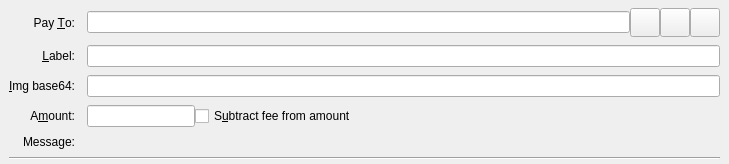
<?xml version="1.0" encoding="UTF-8"?>
<ui version="4.0">
 <class>SendCoinsEntry</class>
 <widget class="QStackedWidget" name="SendCoinsEntry">
  <property name="geometry">
   <rect>
    <x>0</x>
    <y>0</y>
    <width>729</width>
    <height>160</height>
   </rect>
  </property>
  <property name="focusPolicy">
   <enum>Qt::TabFocus</enum>
  </property>
  <property name="autoFillBackground">
   <bool>false</bool>
  </property>
  <widget class="QFrame" name="SendCoins">
   <property name="toolTip">
    <string>This is a normal payment.</string>
   </property>
   <property name="frameShape">
    <enum>QFrame::NoFrame</enum>
   </property>
   <layout class="QGridLayout" name="gridLayout">
    <property name="topMargin">
     <number>8</number>
    </property>
    <property name="bottomMargin">
     <number>4</number>
    </property>
    <property name="horizontalSpacing">
     <number>12</number>
    </property>
    <property name="verticalSpacing">
     <number>8</number>
    </property>
    <item row="0" column="0">
     <widget class="QLabel" name="payToLabel">
      <property name="text">
       <string>Pay &amp;To:</string>
      </property>
      <property name="alignment">
       <set>Qt::AlignRight|Qt::AlignTrailing|Qt::AlignVCenter</set>
      </property>
      <property name="buddy">
       <cstring>payTo</cstring>
      </property>
     </widget>
    </item>
    <item row="0" column="1">
     <layout class="QHBoxLayout" name="payToLayout">
      <property name="spacing">
       <number>0</number>
      </property>
      <item>
       <widget class="QValidatedLineEdit" name="payTo">
        <property name="toolTip">
         <string>The IMG address to send the payment to</string>
        </property>
       </widget>
      </item>
      <item>
       <widget class="QToolButton" name="addressBookButton">
        <property name="toolTip">
         <string>Choose previously used address</string>
        </property>
        <property name="text">
         <string/>
        </property>
        <property name="iconSize">
         <size>
          <width>22</width>
          <height>22</height>
         </size>
        </property>
        <property name="shortcut">
         <string>Alt+A</string>
        </property>
       </widget>
      </item>
      <item>
       <widget class="QToolButton" name="pasteButton">
        <property name="toolTip">
         <string>Paste address from clipboard</string>
        </property>
        <property name="text">
         <string/>
        </property>
        <property name="iconSize">
         <size>
          <width>22</width>
          <height>22</height>
         </size>
        </property>
        <property name="shortcut">
         <string>Alt+P</string>
        </property>
       </widget>
      </item>
      <item>
       <widget class="QToolButton" name="deleteButton">
        <property name="toolTip">
         <string>Remove this entry</string>
        </property>
        <property name="text">
         <string/>
        </property>
        <property name="iconSize">
         <size>
          <width>22</width>
          <height>22</height>
         </size>
        </property>
       </widget>
      </item>
     </layout>
    </item>
    <item row="1" column="0">
     <widget class="QLabel" name="labellLabel">
      <property name="text">
       <string>&amp;Label:</string>
      </property>
      <property name="alignment">
       <set>Qt::AlignRight|Qt::AlignTrailing|Qt::AlignVCenter</set>
      </property>
      <property name="buddy">
       <cstring>addAsLabel</cstring>
      </property>
     </widget>
    </item>
    <item row="1" column="1">
     <widget class="QLineEdit" name="addAsLabel">
      <property name="toolTip">
       <string>Enter a label for this address to add it to the list of used addresses</string>
      </property>
     </widget>
    </item>
    <item row="2" column="0">
     <widget class="QLabel" name="Labelimgbase64">
      <property name="text">
       <string>&amp;Img base64:</string>
      </property>
      <property name="alignment">
       <set>Qt::AlignRight|Qt::AlignTrailing|Qt::AlignVCenter</set>
      </property>
      <property name="buddy">
       <cstring>Imgbase64Label</cstring>
      </property>
     </widget>
    </item>
    <item row="2" column="1">
     <widget class="QLineEdit" name="Imgbase64Label">
      <property name="toolTip">
       <string>Enter a Image base 64 for this tx.</string>
      </property>
     </widget>
    </item>
    <item row="3" column="0">
     <widget class="QLabel" name="amountLabel">
      <property name="text">
       <string>A&amp;mount:</string>
      </property>
      <property name="alignment">
       <set>Qt::AlignRight|Qt::AlignTrailing|Qt::AlignVCenter</set>
      </property>
      <property name="buddy">
       <cstring>payAmount</cstring>
      </property>
     </widget>
    </item>
    <item row="3" column="1">
     <layout class="QHBoxLayout" name="horizontalLayoutAmount" stretch="0,1">
      <item>
       <widget class="BitcoinAmountField" name="payAmount"/>
      </item>
      <item>
       <widget class="QCheckBox" name="checkboxSubtractFeeFromAmount">
        <property name="toolTip">
         <string>The fee will be deducted from the amount being sent. The recipient will receive a lower amount of Dash than you enter in the amount field. If multiple recipients are selected, the fee is split equally.</string>
        </property>
        <property name="text">
         <string>S&amp;ubtract fee from amount</string>
        </property>
       </widget>
      </item>
     </layout>
    </item>
    <item row="4" column="0">
     <widget class="QLabel" name="messageLabel">
      <property name="text">
       <string>Message:</string>
      </property>
      <property name="alignment">
       <set>Qt::AlignRight|Qt::AlignTrailing|Qt::AlignVCenter</set>
      </property>
     </widget>
    </item>
    <item row="4" column="1">
     <widget class="QLabel" name="messageTextLabel">
      <property name="toolTip">
       <string>A message that was attached to the dash: URI which will be stored with the transaction for your reference. Note: This message will not be sent over the Dash network.</string>
      </property>
      <property name="textFormat">
       <enum>Qt::PlainText</enum>
      </property>
     </widget>
    </item>
    <item row="5" column="0" colspan="2">
     <widget class="Line" name="line">
      <property name="orientation">
       <enum>Qt::Horizontal</enum>
      </property>
     </widget>
    </item>
   </layout>
  </widget>
  <widget class="QFrame" name="SendCoins_UnauthenticatedPaymentRequest">
   <property name="palette">
    <palette>
     <active>
      <colorrole role="WindowText">
       <brush brushstyle="SolidPattern">
        <color alpha="255">
         <red>0</red>
         <green>0</green>
         <blue>0</blue>
        </color>
       </brush>
      </colorrole>
      <colorrole role="Button">
       <brush brushstyle="SolidPattern">
        <color alpha="255">
         <red>255</red>
         <green>255</green>
         <blue>127</blue>
        </color>
       </brush>
      </colorrole>
      <colorrole role="Light">
       <brush brushstyle="SolidPattern">
        <color alpha="255">
         <red>255</red>
         <green>255</green>
         <blue>255</blue>
        </color>
       </brush>
      </colorrole>
      <colorrole role="Midlight">
       <brush brushstyle="SolidPattern">
        <color alpha="255">
         <red>255</red>
         <green>255</green>
         <blue>191</blue>
        </color>
       </brush>
      </colorrole>
      <colorrole role="Dark">
       <brush brushstyle="SolidPattern">
        <color alpha="255">
         <red>127</red>
         <green>127</green>
         <blue>63</blue>
        </color>
       </brush>
      </colorrole>
      <colorrole role="Mid">
       <brush brushstyle="SolidPattern">
        <color alpha="255">
         <red>170</red>
         <green>170</green>
         <blue>84</blue>
        </color>
       </brush>
      </colorrole>
      <colorrole role="Text">
       <brush brushstyle="SolidPattern">
        <color alpha="255">
         <red>0</red>
         <green>0</green>
         <blue>0</blue>
        </color>
       </brush>
      </colorrole>
      <colorrole role="BrightText">
       <brush brushstyle="SolidPattern">
        <color alpha="255">
         <red>255</red>
         <green>255</green>
         <blue>255</blue>
        </color>
       </brush>
      </colorrole>
      <colorrole role="ButtonText">
       <brush brushstyle="SolidPattern">
        <color alpha="255">
         <red>0</red>
         <green>0</green>
         <blue>0</blue>
        </color>
       </brush>
      </colorrole>
      <colorrole role="Base">
       <brush brushstyle="SolidPattern">
        <color alpha="255">
         <red>255</red>
         <green>255</green>
         <blue>255</blue>
        </color>
       </brush>
      </colorrole>
      <colorrole role="Window">
       <brush brushstyle="SolidPattern">
        <color alpha="255">
         <red>255</red>
         <green>255</green>
         <blue>127</blue>
        </color>
       </brush>
      </colorrole>
      <colorrole role="Shadow">
       <brush brushstyle="SolidPattern">
        <color alpha="255">
         <red>0</red>
         <green>0</green>
         <blue>0</blue>
        </color>
       </brush>
      </colorrole>
      <colorrole role="AlternateBase">
       <brush brushstyle="SolidPattern">
        <color alpha="255">
         <red>255</red>
         <green>255</green>
         <blue>191</blue>
        </color>
       </brush>
      </colorrole>
      <colorrole role="ToolTipBase">
       <brush brushstyle="SolidPattern">
        <color alpha="255">
         <red>255</red>
         <green>255</green>
         <blue>220</blue>
        </color>
       </brush>
      </colorrole>
      <colorrole role="ToolTipText">
       <brush brushstyle="SolidPattern">
        <color alpha="255">
         <red>0</red>
         <green>0</green>
         <blue>0</blue>
        </color>
       </brush>
      </colorrole>
     </active>
     <inactive>
      <colorrole role="WindowText">
       <brush brushstyle="SolidPattern">
        <color alpha="255">
         <red>0</red>
         <green>0</green>
         <blue>0</blue>
        </color>
       </brush>
      </colorrole>
      <colorrole role="Button">
       <brush brushstyle="SolidPattern">
        <color alpha="255">
         <red>255</red>
         <green>255</green>
         <blue>127</blue>
        </color>
       </brush>
      </colorrole>
      <colorrole role="Light">
       <brush brushstyle="SolidPattern">
        <color alpha="255">
         <red>255</red>
         <green>255</green>
         <blue>255</blue>
        </color>
       </brush>
      </colorrole>
      <colorrole role="Midlight">
       <brush brushstyle="SolidPattern">
        <color alpha="255">
         <red>255</red>
         <green>255</green>
         <blue>191</blue>
        </color>
       </brush>
      </colorrole>
      <colorrole role="Dark">
       <brush brushstyle="SolidPattern">
        <color alpha="255">
         <red>127</red>
         <green>127</green>
         <blue>63</blue>
        </color>
       </brush>
      </colorrole>
      <colorrole role="Mid">
       <brush brushstyle="SolidPattern">
        <color alpha="255">
         <red>170</red>
         <green>170</green>
         <blue>84</blue>
        </color>
       </brush>
      </colorrole>
      <colorrole role="Text">
       <brush brushstyle="SolidPattern">
        <color alpha="255">
         <red>0</red>
         <green>0</green>
         <blue>0</blue>
        </color>
       </brush>
      </colorrole>
      <colorrole role="BrightText">
       <brush brushstyle="SolidPattern">
        <color alpha="255">
         <red>255</red>
         <green>255</green>
         <blue>255</blue>
        </color>
       </brush>
      </colorrole>
      <colorrole role="ButtonText">
       <brush brushstyle="SolidPattern">
        <color alpha="255">
         <red>0</red>
         <green>0</green>
         <blue>0</blue>
        </color>
       </brush>
      </colorrole>
      <colorrole role="Base">
       <brush brushstyle="SolidPattern">
        <color alpha="255">
         <red>255</red>
         <green>255</green>
         <blue>255</blue>
        </color>
       </brush>
      </colorrole>
      <colorrole role="Window">
       <brush brushstyle="SolidPattern">
        <color alpha="255">
         <red>255</red>
         <green>255</green>
         <blue>127</blue>
        </color>
       </brush>
      </colorrole>
      <colorrole role="Shadow">
       <brush brushstyle="SolidPattern">
        <color alpha="255">
         <red>0</red>
         <green>0</green>
         <blue>0</blue>
        </color>
       </brush>
      </colorrole>
      <colorrole role="AlternateBase">
       <brush brushstyle="SolidPattern">
        <color alpha="255">
         <red>255</red>
         <green>255</green>
         <blue>191</blue>
        </color>
       </brush>
      </colorrole>
      <colorrole role="ToolTipBase">
       <brush brushstyle="SolidPattern">
        <color alpha="255">
         <red>255</red>
         <green>255</green>
         <blue>220</blue>
        </color>
       </brush>
      </colorrole>
      <colorrole role="ToolTipText">
       <brush brushstyle="SolidPattern">
        <color alpha="255">
         <red>0</red>
         <green>0</green>
         <blue>0</blue>
        </color>
       </brush>
      </colorrole>
     </inactive>
     <disabled>
      <colorrole role="WindowText">
       <brush brushstyle="SolidPattern">
        <color alpha="255">
         <red>127</red>
         <green>127</green>
         <blue>63</blue>
        </color>
       </brush>
      </colorrole>
      <colorrole role="Button">
       <brush brushstyle="SolidPattern">
        <color alpha="255">
         <red>255</red>
         <green>255</green>
         <blue>127</blue>
        </color>
       </brush>
      </colorrole>
      <colorrole role="Light">
       <brush brushstyle="SolidPattern">
        <color alpha="255">
         <red>255</red>
         <green>255</green>
         <blue>255</blue>
        </color>
       </brush>
      </colorrole>
      <colorrole role="Midlight">
       <brush brushstyle="SolidPattern">
        <color alpha="255">
         <red>255</red>
         <green>255</green>
         <blue>191</blue>
        </color>
       </brush>
      </colorrole>
      <colorrole role="Dark">
       <brush brushstyle="SolidPattern">
        <color alpha="255">
         <red>127</red>
         <green>127</green>
         <blue>63</blue>
        </color>
       </brush>
      </colorrole>
      <colorrole role="Mid">
       <brush brushstyle="SolidPattern">
        <color alpha="255">
         <red>170</red>
         <green>170</green>
         <blue>84</blue>
        </color>
       </brush>
      </colorrole>
      <colorrole role="Text">
       <brush brushstyle="SolidPattern">
        <color alpha="255">
         <red>127</red>
         <green>127</green>
         <blue>63</blue>
        </color>
       </brush>
      </colorrole>
      <colorrole role="BrightText">
       <brush brushstyle="SolidPattern">
        <color alpha="255">
         <red>255</red>
         <green>255</green>
         <blue>255</blue>
        </color>
       </brush>
      </colorrole>
      <colorrole role="ButtonText">
       <brush brushstyle="SolidPattern">
        <color alpha="255">
         <red>127</red>
         <green>127</green>
         <blue>63</blue>
        </color>
       </brush>
      </colorrole>
      <colorrole role="Base">
       <brush brushstyle="SolidPattern">
        <color alpha="255">
         <red>255</red>
         <green>255</green>
         <blue>127</blue>
        </color>
       </brush>
      </colorrole>
      <colorrole role="Window">
       <brush brushstyle="SolidPattern">
        <color alpha="255">
         <red>255</red>
         <green>255</green>
         <blue>127</blue>
        </color>
       </brush>
      </colorrole>
      <colorrole role="Shadow">
       <brush brushstyle="SolidPattern">
        <color alpha="255">
         <red>0</red>
         <green>0</green>
         <blue>0</blue>
        </color>
       </brush>
      </colorrole>
      <colorrole role="AlternateBase">
       <brush brushstyle="SolidPattern">
        <color alpha="255">
         <red>255</red>
         <green>255</green>
         <blue>127</blue>
        </color>
       </brush>
      </colorrole>
      <colorrole role="ToolTipBase">
       <brush brushstyle="SolidPattern">
        <color alpha="255">
         <red>255</red>
         <green>255</green>
         <blue>220</blue>
        </color>
       </brush>
      </colorrole>
      <colorrole role="ToolTipText">
       <brush brushstyle="SolidPattern">
        <color alpha="255">
         <red>0</red>
         <green>0</green>
         <blue>0</blue>
        </color>
       </brush>
      </colorrole>
     </disabled>
    </palette>
   </property>
   <property name="toolTip">
    <string>This is an unauthenticated payment request.</string>
   </property>
   <property name="autoFillBackground">
    <bool>true</bool>
   </property>
   <property name="frameShape">
    <enum>QFrame::NoFrame</enum>
   </property>
   <layout class="QGridLayout" name="gridLayout_is">
    <property name="spacing">
     <number>12</number>
    </property>
    <item row="0" column="0">
     <widget class="QLabel" name="payToLabel_is">
      <property name="text">
       <string>Pay To:</string>
      </property>
      <property name="alignment">
       <set>Qt::AlignRight|Qt::AlignTrailing|Qt::AlignVCenter</set>
      </property>
     </widget>
    </item>
    <item row="0" column="1">
     <layout class="QHBoxLayout" name="payToLayout_is">
      <property name="spacing">
       <number>0</number>
      </property>
      <item>
       <widget class="QLabel" name="payTo_is"/>
      </item>
      <item>
       <widget class="QToolButton" name="deleteButton_is">
        <property name="toolTip">
         <string>Remove this entry</string>
        </property>
        <property name="text">
         <string/>
        </property>
       </widget>
      </item>
     </layout>
    </item>
    <item row="1" column="0">
     <widget class="QLabel" name="memoLabel_is">
      <property name="text">
       <string>Memo:</string>
      </property>
      <property name="alignment">
       <set>Qt::AlignRight|Qt::AlignTrailing|Qt::AlignVCenter</set>
      </property>
     </widget>
    </item>
    <item row="1" column="1">
     <widget class="QLabel" name="memoTextLabel_is">
      <property name="textFormat">
       <enum>Qt::PlainText</enum>
      </property>
     </widget>
    </item>
    <item row="2" column="0">
     <widget class="QLabel" name="amountLabel_is">
      <property name="text">
       <string>A&amp;mount:</string>
      </property>
      <property name="alignment">
       <set>Qt::AlignRight|Qt::AlignTrailing|Qt::AlignVCenter</set>
      </property>
      <property name="buddy">
       <cstring>payAmount_is</cstring>
      </property>
     </widget>
    </item>
    <item row="2" column="1">
     <widget class="BitcoinAmountField" name="payAmount_is">
      <property name="acceptDrops">
       <bool>false</bool>
      </property>
     </widget>
    </item>
   </layout>
  </widget>
  <widget class="QFrame" name="SendCoins_AuthenticatedPaymentRequest">
   <property name="palette">
    <palette>
     <active>
      <colorrole role="WindowText">
       <brush brushstyle="SolidPattern">
        <color alpha="255">
         <red>0</red>
         <green>0</green>
         <blue>0</blue>
        </color>
       </brush>
      </colorrole>
      <colorrole role="Button">
       <brush brushstyle="SolidPattern">
        <color alpha="255">
         <red>140</red>
         <green>232</green>
         <blue>119</blue>
        </color>
       </brush>
      </colorrole>
      <colorrole role="Light">
       <brush brushstyle="SolidPattern">
        <color alpha="255">
         <red>230</red>
         <green>255</green>
         <blue>224</blue>
        </color>
       </brush>
      </colorrole>
      <colorrole role="Midlight">
       <brush brushstyle="SolidPattern">
        <color alpha="255">
         <red>185</red>
         <green>243</green>
         <blue>171</blue>
        </color>
       </brush>
      </colorrole>
      <colorrole role="Dark">
       <brush brushstyle="SolidPattern">
        <color alpha="255">
         <red>70</red>
         <green>116</green>
         <blue>59</blue>
        </color>
       </brush>
      </colorrole>
      <colorrole role="Mid">
       <brush brushstyle="SolidPattern">
        <color alpha="255">
         <red>93</red>
         <green>155</green>
         <blue>79</blue>
        </color>
       </brush>
      </colorrole>
      <colorrole role="Text">
       <brush brushstyle="SolidPattern">
        <color alpha="255">
         <red>0</red>
         <green>0</green>
         <blue>0</blue>
        </color>
       </brush>
      </colorrole>
      <colorrole role="BrightText">
       <brush brushstyle="SolidPattern">
        <color alpha="255">
         <red>155</red>
         <green>255</green>
         <blue>147</blue>
        </color>
       </brush>
      </colorrole>
      <colorrole role="ButtonText">
       <brush brushstyle="SolidPattern">
        <color alpha="255">
         <red>0</red>
         <green>0</green>
         <blue>0</blue>
        </color>
       </brush>
      </colorrole>
      <colorrole role="Base">
       <brush brushstyle="SolidPattern">
        <color alpha="255">
         <red>119</red>
         <green>255</green>
         <blue>233</blue>
        </color>
       </brush>
      </colorrole>
      <colorrole role="Window">
       <brush brushstyle="SolidPattern">
        <color alpha="255">
         <red>140</red>
         <green>232</green>
         <blue>119</blue>
        </color>
       </brush>
      </colorrole>
      <colorrole role="Shadow">
       <brush brushstyle="SolidPattern">
        <color alpha="255">
         <red>0</red>
         <green>0</green>
         <blue>0</blue>
        </color>
       </brush>
      </colorrole>
      <colorrole role="AlternateBase">
       <brush brushstyle="SolidPattern">
        <color alpha="255">
         <red>197</red>
         <green>243</green>
         <blue>187</blue>
        </color>
       </brush>
      </colorrole>
      <colorrole role="NoRole">
       <brush brushstyle="SolidPattern">
        <color alpha="255">
         <red>125</red>
         <green>194</green>
         <blue>122</blue>
        </color>
       </brush>
      </colorrole>
      <colorrole role="ToolTipBase">
       <brush brushstyle="SolidPattern">
        <color alpha="255">
         <red>255</red>
         <green>255</green>
         <blue>220</blue>
        </color>
       </brush>
      </colorrole>
      <colorrole role="ToolTipText">
       <brush brushstyle="SolidPattern">
        <color alpha="255">
         <red>0</red>
         <green>0</green>
         <blue>0</blue>
        </color>
       </brush>
      </colorrole>
     </active>
     <inactive>
      <colorrole role="WindowText">
       <brush brushstyle="SolidPattern">
        <color alpha="255">
         <red>0</red>
         <green>0</green>
         <blue>0</blue>
        </color>
       </brush>
      </colorrole>
      <colorrole role="Button">
       <brush brushstyle="SolidPattern">
        <color alpha="255">
         <red>140</red>
         <green>232</green>
         <blue>119</blue>
        </color>
       </brush>
      </colorrole>
      <colorrole role="Light">
       <brush brushstyle="SolidPattern">
        <color alpha="255">
         <red>230</red>
         <green>255</green>
         <blue>224</blue>
        </color>
       </brush>
      </colorrole>
      <colorrole role="Midlight">
       <brush brushstyle="SolidPattern">
        <color alpha="255">
         <red>185</red>
         <green>243</green>
         <blue>171</blue>
        </color>
       </brush>
      </colorrole>
      <colorrole role="Dark">
       <brush brushstyle="SolidPattern">
        <color alpha="255">
         <red>70</red>
         <green>116</green>
         <blue>59</blue>
        </color>
       </brush>
      </colorrole>
      <colorrole role="Mid">
       <brush brushstyle="SolidPattern">
        <color alpha="255">
         <red>93</red>
         <green>155</green>
         <blue>79</blue>
        </color>
       </brush>
      </colorrole>
      <colorrole role="Text">
       <brush brushstyle="SolidPattern">
        <color alpha="255">
         <red>0</red>
         <green>0</green>
         <blue>0</blue>
        </color>
       </brush>
      </colorrole>
      <colorrole role="BrightText">
       <brush brushstyle="SolidPattern">
        <color alpha="255">
         <red>155</red>
         <green>255</green>
         <blue>147</blue>
        </color>
       </brush>
      </colorrole>
      <colorrole role="ButtonText">
       <brush brushstyle="SolidPattern">
        <color alpha="255">
         <red>0</red>
         <green>0</green>
         <blue>0</blue>
        </color>
       </brush>
      </colorrole>
      <colorrole role="Base">
       <brush brushstyle="SolidPattern">
        <color alpha="255">
         <red>119</red>
         <green>255</green>
         <blue>233</blue>
        </color>
       </brush>
      </colorrole>
      <colorrole role="Window">
       <brush brushstyle="SolidPattern">
        <color alpha="255">
         <red>140</red>
         <green>232</green>
         <blue>119</blue>
        </color>
       </brush>
      </colorrole>
      <colorrole role="Shadow">
       <brush brushstyle="SolidPattern">
        <color alpha="255">
         <red>0</red>
         <green>0</green>
         <blue>0</blue>
        </color>
       </brush>
      </colorrole>
      <colorrole role="AlternateBase">
       <brush brushstyle="SolidPattern">
        <color alpha="255">
         <red>197</red>
         <green>243</green>
         <blue>187</blue>
        </color>
       </brush>
      </colorrole>
      <colorrole role="NoRole">
       <brush brushstyle="SolidPattern">
        <color alpha="255">
         <red>125</red>
         <green>194</green>
         <blue>122</blue>
        </color>
       </brush>
      </colorrole>
      <colorrole role="ToolTipBase">
       <brush brushstyle="SolidPattern">
        <color alpha="255">
         <red>255</red>
         <green>255</green>
         <blue>220</blue>
        </color>
       </brush>
      </colorrole>
      <colorrole role="ToolTipText">
       <brush brushstyle="SolidPattern">
        <color alpha="255">
         <red>0</red>
         <green>0</green>
         <blue>0</blue>
        </color>
       </brush>
      </colorrole>
     </inactive>
     <disabled>
      <colorrole role="WindowText">
       <brush brushstyle="SolidPattern">
        <color alpha="255">
         <red>70</red>
         <green>116</green>
         <blue>59</blue>
        </color>
       </brush>
      </colorrole>
      <colorrole role="Button">
       <brush brushstyle="SolidPattern">
        <color alpha="255">
         <red>140</red>
         <green>232</green>
         <blue>119</blue>
        </color>
       </brush>
      </colorrole>
      <colorrole role="Light">
       <brush brushstyle="SolidPattern">
        <color alpha="255">
         <red>230</red>
         <green>255</green>
         <blue>224</blue>
        </color>
       </brush>
      </colorrole>
      <colorrole role="Midlight">
       <brush brushstyle="SolidPattern">
        <color alpha="255">
         <red>185</red>
         <green>243</green>
         <blue>171</blue>
        </color>
       </brush>
      </colorrole>
      <colorrole role="Dark">
       <brush brushstyle="SolidPattern">
        <color alpha="255">
         <red>70</red>
         <green>116</green>
         <blue>59</blue>
        </color>
       </brush>
      </colorrole>
      <colorrole role="Mid">
       <brush brushstyle="SolidPattern">
        <color alpha="255">
         <red>93</red>
         <green>155</green>
         <blue>79</blue>
        </color>
       </brush>
      </colorrole>
      <colorrole role="Text">
       <brush brushstyle="SolidPattern">
        <color alpha="255">
         <red>70</red>
         <green>116</green>
         <blue>59</blue>
        </color>
       </brush>
      </colorrole>
      <colorrole role="BrightText">
       <brush brushstyle="SolidPattern">
        <color alpha="255">
         <red>155</red>
         <green>255</green>
         <blue>147</blue>
        </color>
       </brush>
      </colorrole>
      <colorrole role="ButtonText">
       <brush brushstyle="SolidPattern">
        <color alpha="255">
         <red>70</red>
         <green>116</green>
         <blue>59</blue>
        </color>
       </brush>
      </colorrole>
      <colorrole role="Base">
       <brush brushstyle="SolidPattern">
        <color alpha="255">
         <red>140</red>
         <green>232</green>
         <blue>119</blue>
        </color>
       </brush>
      </colorrole>
      <colorrole role="Window">
       <brush brushstyle="SolidPattern">
        <color alpha="255">
         <red>140</red>
         <green>232</green>
         <blue>119</blue>
        </color>
       </brush>
      </colorrole>
      <colorrole role="Shadow">
       <brush brushstyle="SolidPattern">
        <color alpha="255">
         <red>0</red>
         <green>0</green>
         <blue>0</blue>
        </color>
       </brush>
      </colorrole>
      <colorrole role="AlternateBase">
       <brush brushstyle="SolidPattern">
        <color alpha="255">
         <red>140</red>
         <green>232</green>
         <blue>119</blue>
        </color>
       </brush>
      </colorrole>
      <colorrole role="NoRole">
       <brush brushstyle="SolidPattern">
        <color alpha="255">
         <red>125</red>
         <green>194</green>
         <blue>122</blue>
        </color>
       </brush>
      </colorrole>
      <colorrole role="ToolTipBase">
       <brush brushstyle="SolidPattern">
        <color alpha="255">
         <red>255</red>
         <green>255</green>
         <blue>220</blue>
        </color>
       </brush>
      </colorrole>
      <colorrole role="ToolTipText">
       <brush brushstyle="SolidPattern">
        <color alpha="255">
         <red>0</red>
         <green>0</green>
         <blue>0</blue>
        </color>
       </brush>
      </colorrole>
     </disabled>
    </palette>
   </property>
   <property name="toolTip">
    <string>This is an authenticated payment request.</string>
   </property>
   <property name="autoFillBackground">
    <bool>true</bool>
   </property>
   <property name="frameShape">
    <enum>QFrame::NoFrame</enum>
   </property>
   <layout class="QGridLayout" name="gridLayout_s">
    <property name="spacing">
     <number>12</number>
    </property>
    <item row="0" column="0">
     <widget class="QLabel" name="payToLabel_s">
      <property name="text">
       <string>Pay To:</string>
      </property>
      <property name="alignment">
       <set>Qt::AlignRight|Qt::AlignTrailing|Qt::AlignVCenter</set>
      </property>
     </widget>
    </item>
    <item row="0" column="1">
     <layout class="QHBoxLayout" name="payToLayout_s">
      <property name="spacing">
       <number>0</number>
      </property>
      <item>
       <widget class="QLabel" name="payTo_s">
        <property name="textFormat">
         <enum>Qt::PlainText</enum>
        </property>
       </widget>
      </item>
      <item>
       <widget class="QToolButton" name="deleteButton_s">
        <property name="toolTip">
         <string>Remove this entry</string>
        </property>
        <property name="text">
         <string/>
        </property>
       </widget>
      </item>
     </layout>
    </item>
    <item row="1" column="0">
     <widget class="QLabel" name="memoLabel_s">
      <property name="text">
       <string>Memo:</string>
      </property>
      <property name="alignment">
       <set>Qt::AlignRight|Qt::AlignTrailing|Qt::AlignVCenter</set>
      </property>
     </widget>
    </item>
    <item row="1" column="1">
     <widget class="QLabel" name="memoTextLabel_s">
      <property name="textFormat">
       <enum>Qt::PlainText</enum>
      </property>
     </widget>
    </item>
    <item row="2" column="0">
     <widget class="QLabel" name="amountLabel_s">
      <property name="text">
       <string>A&amp;mount:</string>
      </property>
      <property name="alignment">
       <set>Qt::AlignRight|Qt::AlignTrailing|Qt::AlignVCenter</set>
      </property>
      <property name="buddy">
       <cstring>payAmount_s</cstring>
      </property>
     </widget>
    </item>
    <item row="2" column="1">
     <widget class="BitcoinAmountField" name="payAmount_s">
      <property name="acceptDrops">
       <bool>false</bool>
      </property>
     </widget>
    </item>
   </layout>
  </widget>
 </widget>
 <customwidgets>
  <customwidget>
   <class>QValidatedLineEdit</class>
   <extends>QLineEdit</extends>
   <header>qvalidatedlineedit.h</header>
  </customwidget>
  <customwidget>
   <class>BitcoinAmountField</class>
   <extends>QLineEdit</extends>
   <header>bitcoinamountfield.h</header>
  </customwidget>
 </customwidgets>
 <tabstops>
  <tabstop>payTo</tabstop>
  <tabstop>addressBookButton</tabstop>
  <tabstop>pasteButton</tabstop>
  <tabstop>deleteButton</tabstop>
  <tabstop>addAsLabel</tabstop>
  <tabstop>Imgbase64Label</tabstop>
  <tabstop>payAmount</tabstop>
  <tabstop>payAmount_is</tabstop>
  <tabstop>deleteButton_is</tabstop>
  <tabstop>payAmount_s</tabstop>
  <tabstop>deleteButton_s</tabstop>
 </tabstops>
 <resources>
  <include location="../imagecoin.qrc"/>
 </resources>
 <connections/>
</ui>
